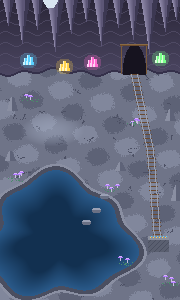

Write Python code to recreate this figure.
# 동굴 필드 출발 그림 v3 (경완 '지금 있는 필드 테마들 수준으로 동굴 맵 … 종유석 물방울·고인 호수·캘 수 있는 보석, 나머지는 추천') 2026-11-21
# 180x300 = 필드 반 해상도. 뒤 벽 띠(y0~72) = 종유석 천장·보석 맥·광산 굴, 바닥 = 돌, 왼쪽 아래 = 호수(물 포켓몬 자리), 오른쪽 = 광차 레일
import math, random, sys
from PIL import Image
W,H=180,300; R=random.Random(7)
im=Image.new('RGBA',(W,H)); p=im.load()
def hx(s): return tuple(int(s[i:i+2],16) for i in (0,2,4))+(255,)
def px(x,y,c):
  if 0<=x<W and 0<=y<H: p[x,y]=hx(c) if isinstance(c,str) else c
def mix(a,b,t): return tuple(round(a[i]+(b[i]-a[i])*t) for i in range(3))+(255,)
def n2(x,y,s=.13): return math.sin(x*s+y*.07)*.5+math.sin(y*s*1.3-x*.05+2)*.5
WB=72
# 바닥 돌 (밝은 회청색, 큰 판돌 무늬)
F0,F1,F2=hx('6f7488'),hx('5d6276'),hx('81879c')
for y in range(H):
  for x in range(W):
    v=n2(x,y)+R.random()*.25
    c=F1 if v<-.35 else F2 if v>.55 else F0
    px(x,y,c)
# 판돌 금
for k in range(70):
  x,y=R.randrange(W),R.randrange(WB,H); a=R.random()*6.28
  for t in range(R.randrange(4,11)):
    px(round(x+math.cos(a)*t),round(y+math.sin(a)*t*.6),'4c5064'); a+=R.uniform(-.5,.5)
# 뒤 벽 띠
for y in range(WB+6):
  for x in range(W):
    b=WB+round(math.sin(x*.21)*2+math.sin(x*.07+1)*2)
    if y>b: continue
    t=y/WB; c=mix(hx('2a2638'),hx('4a4560'),t)
    if (y+round(math.sin(x*.3)*2))%11==0: c=mix(c,hx('5a5470'),.6)   # 바위 결
    if y>=b-1: c=hx('34304a')
    px(x,y,c)
# 종유석 (꼭대기에서 아래로) — 끝 자리 = 물방울 떨어지는 곳
TIPS=[]
for cx,ln,w in [(8,26,5),(22,44,7),(37,30,5),(55,52,8),(71,34,6),(86,22,4),(101,46,7),(118,28,5),(133,40,6),(149,54,8),(165,32,6),(176,20,4)]:
  for y in range(ln):
    hw=w*(1-y/ln)**1.2
    for x in range(round(cx-hw),round(cx+hw)+1):
      sh=(x-cx)/max(1,hw)
      px(x,y,mix(hx('5c5676'),hx('9a94b4'),max(0,-sh)*.8) if sh<.4 else hx('3c3852'))
  TIPS.append((cx,ln))
# 천장 구멍 빛 (왼쪽 위) — 빛줄기가 내려올 곳
for y in range(0,8):
  for x in range(42,58):
    if abs(x-50)<8-y*.6: px(x,y,'d8e4f0')
# 바닥의 빛 웅덩이 (빛줄기 닿는 곳)
for y in range(110,150):
  for x in range(20,90):
    e=((x-52)/32)**2+((y-130)/16)**2
    if e<1: px(x,y,mix(p[x,y],hx('a8b2c8'),.45*(1-e)))
# 보석 맥 (벽 아래 박힌 결정) — 캘 수 있는 보석 자리
GEMS=[(28,64,'5ad0ff','c8f4ff'),(92,66,'ff6ad0','ffd0f4'),(160,62,'7aff8a','d8ffd8'),(64,70,'ffd04a','fff4c0')]
def crystal(cx,cy,h,c,hi):
  for k,(dx,hh) in enumerate([(-3,h-3),(0,h),(3,h-2)]):
    for y in range(hh):
      w=max(0,round(1.6*(1-y/hh)+.4))
      for x in range(-w,w+1):
        px(cx+dx+x,cy-y,hi if x<0 else c)
for cx,cy,c,hi in GEMS:
  for y in range(cy-12,cy+4):
    for x in range(cx-9,cx+10):
      if ((x-cx)/9)**2+((y-cy+4)/8)**2<1: px(x,y,mix(p[x,y],hx(c),.25))
  crystal(cx,cy,10,c,hi)
# 광산 굴 입구 (오른쪽 벽) + 레일
for y in range(40,WB+3):
  for x in range(122,146):
    if ((x-134)/12)**2+((y-WB-2)/30)**2<1: px(x,y,'16131f')
for x in (121,146):
  for y in range(44,WB+2): px(x,y,'7a5a3a')
for x in range(120,148): px(x,44,'8a6a44'); px(x,45,'6a4a2c')
def rail(x0,y0,x1,y1):
  n=max(abs(x1-x0),abs(y1-y0))
  for i in range(n+1):
    t=i/n; x=round(x0+(x1-x0)*t); y=round(y0+(y1-y0)*t)
    if i%4==0:
      for d in range(-4,5): px(x+d,y,'6a4a30')
    px(x-3,y,'9aa0b0'); px(x+3,y,'9aa0b0')
rail(134,WB+2,150,150); rail(150,150,158,250)
# 광차 (레일 끝)
for y in range(236,252):
  for x in range(148,169):
    if y<240: px(x,y,'8a8f9e')
    else: px(x,y,'5a5f70' if (x+y)%5 else '4a4f60')
for x in range(150,167,3): px(x,237,'ffd04a'); px(x+1,236,'5ad0ff')
# 호수 (왼쪽 아래) — 물 포켓몬 자리
def lake_r(a): return 1+.12*math.sin(a*3+.5)+.07*math.sin(a*7)
LC=(58,238); LRX,LRY=70,58
for y in range(150,H):
  for x in range(W):
    dx,dy=(x-LC[0])/LRX,(y-LC[1])/LRY; d=math.hypot(dx,dy); a=math.atan2(dy,dx)
    r=lake_r(a)
    if d<r: px(x,y,mix(hx('2a5a8a'),hx('123050'),min(1,(r-d)*2.2)))
    elif d<r+.07: px(x,y,'4a4e60')   # 물가 바위 띠
    elif d<r+.11: px(x,y,'8a8fa2')
# 징검돌
for cx,cy in [(104,196),(96,210),(86,222)]:
  for y in range(cy-3,cy+4):
    for x in range(cx-5,cx+6):
      if ((x-cx)/5)**2+((y-cy)/3)**2<1: px(x,y,'9aa0b4' if y<cy else '6a7084')
# 석순·바위
for cx,cy,h in [(12,110,14),(170,120,12),(120,170,9),(10,160,10),(176,200,16)]:
  for y in range(h):
    w=round(4*(1-y/h))+1
    for x in range(-w,w+1): px(cx+x,cy-y,'8a8fa2' if x<0 else '5e6378')
# 빛나는 버섯·이끼
for cx,cy in [(16,176),(112,186),(132,120),(30,96),(170,280),(124,260)]:
  for k in range(R.randrange(2,4)):
    x=cx+R.randrange(-5,6); y=cy+R.randrange(-3,4)
    for d in range(3): px(x,y+d,'c8c0e0')
    for d in range(-2,3): px(x+d,y-1,'b07aff'); px(x+d//2,y-2,'d8b0ff')
  for k in range(12):
    px(cx+R.randrange(-8,9),cy+R.randrange(2,6),'4a8a6a')
out=sys.argv[1] if len(sys.argv)>1 else 'init_cave3.png'
im.save(out); print('tips',TIPS)
